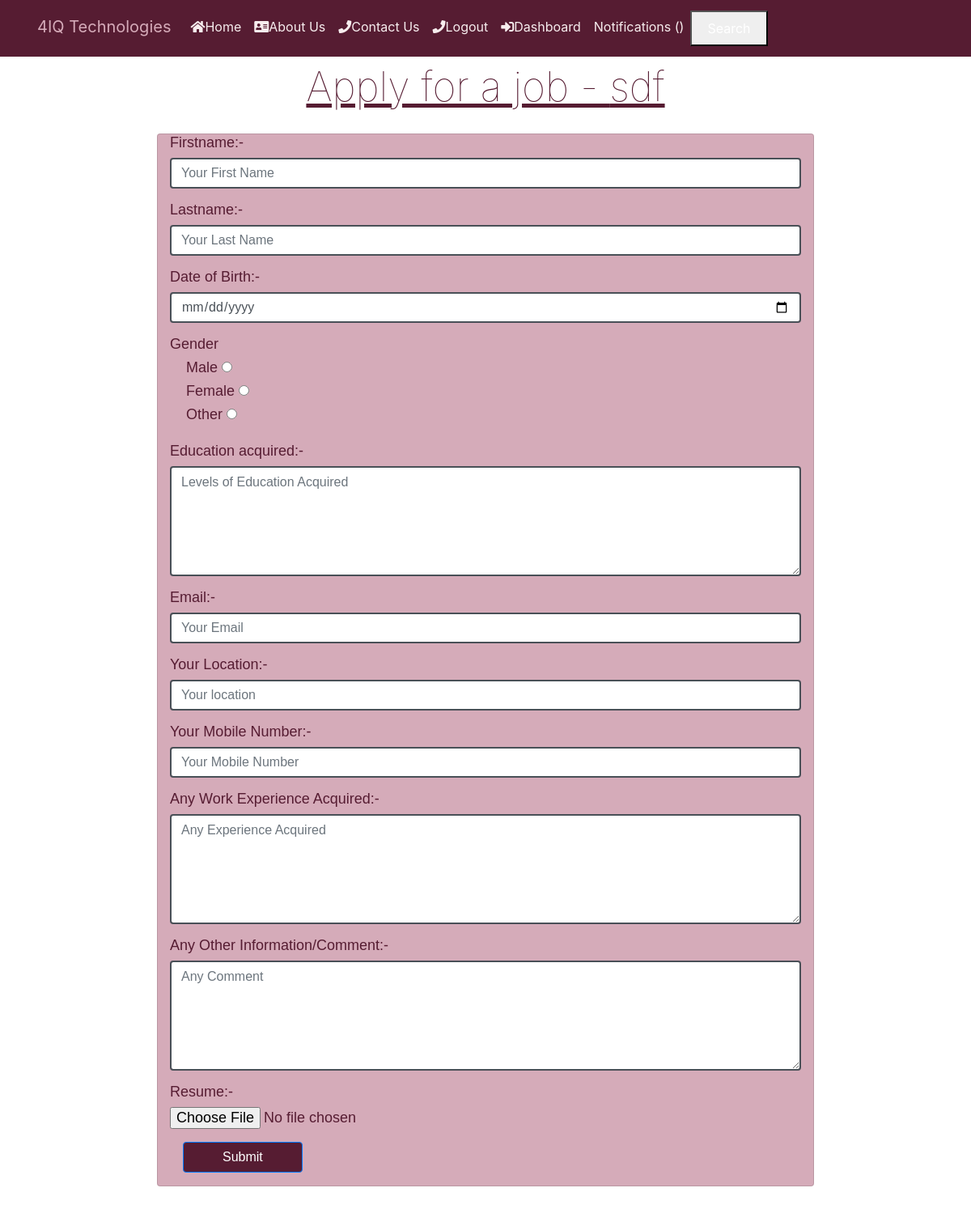
Before: /job/20/apply_for_job/ (signed in) with the older database file.
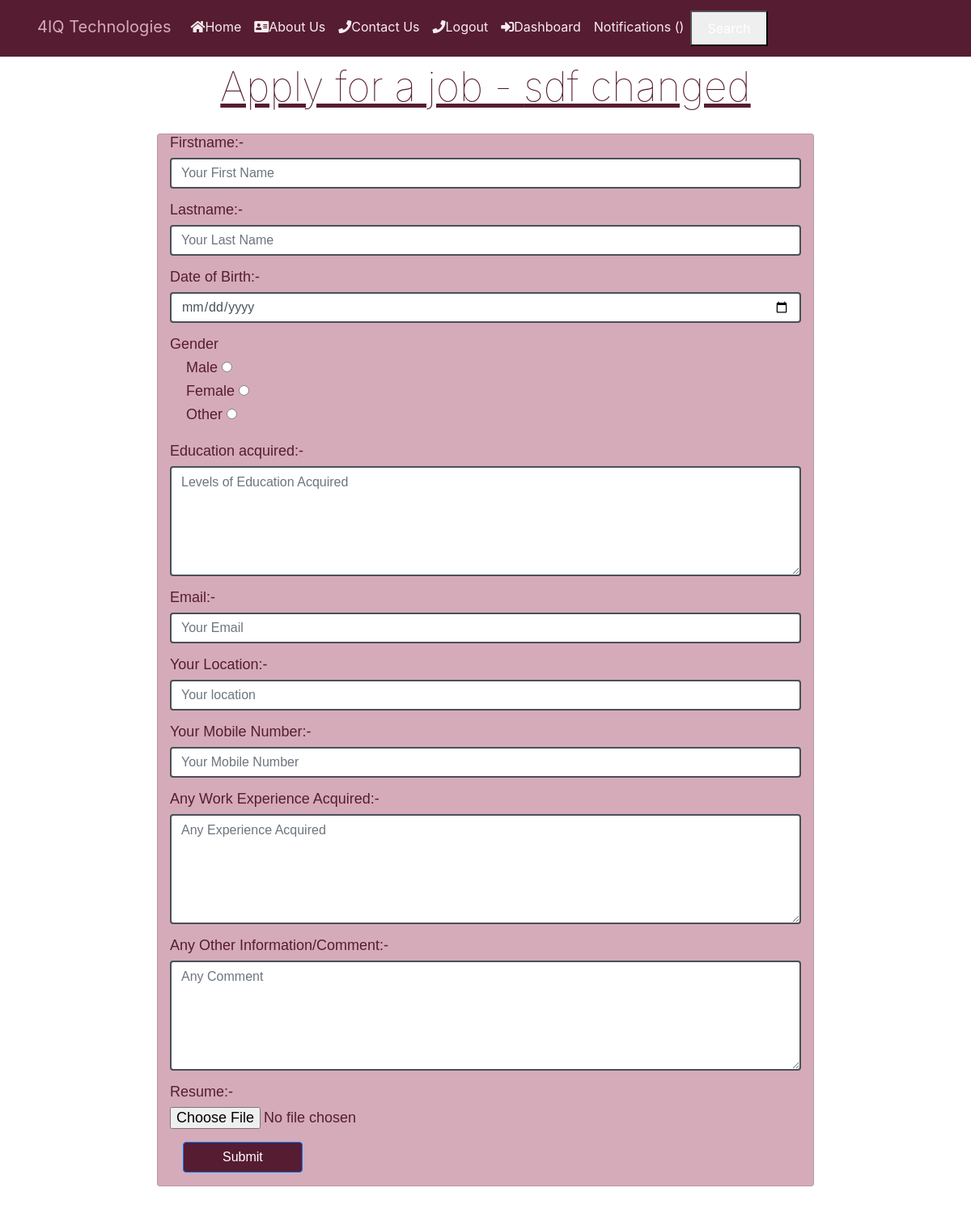
After: the same page with the newer database file.
### job/models.py (models this page shows, shortened)
class Job(models.Model):
    COMPUTER_SUPPORT_SPECIALIST = 'Computer Support Specialist'
    HARDWARE_ENGINEER = 'Hardware Engineer'
    COMPUTER_SYSTEM_ANALYST = 'Computer System Analyst'
    SOFTWARE_DEVELOPER = 'Software Developer'
    PROGRAMMER = 'Programmer'
    WEB_DEVELOPER = 'Web Developer'
    NETWORK_ENGINEER = 'Network Engineer'
    SOFTWARE_TESTER = 'Software Tester'
    FRONTEND_DEVELOPER = "Frontend Developer"
    BACKEND_DEVELOPER = "Backend Developer"
    CHOICES_SIZE =   ( (COMPUTER_SUPPORT_SPECIALIST ,'CSS'),
    ( HARDWARE_ENGINEER ,'HWA'),
    ( COMPUTER_SYSTEM_ANALYST, 'CSA' ),
    ( SOFTWARE_DEVELOPER, 'SWD'),
    ( PROGRAMMER , 'PRG'),
    ( WEB_DEVELOPER,'WBD'),
    ( NETWORK_ENGINEER,'NWE'),
    ( SOFTWARE_TESTER,'SWT'),
    (FRONTEND_DEVELOPER,"FD"),
    (BACKEND_DEVELOPER,"BD")
    )
    ACTIVE = 'active'
    EMPLOYED = 'employed'
    ARCHIVED = 'archived'
    CHOICES_STATUS = (
        (EMPLOYED,'Employed'),
        (ACTIVE,'Active' ),
        (ARCHIVED,'Archived' )
     )
    title = models.CharField(max_length=200)
    created_at = models.DateTimeField(auto_now_add=True)
    skillset_required = models.TextField(max_length=2000)
    about_job = models.TextField(blank=True, null=True)
    image = models.ImageField(upload_to="covers/",null=True,blank=True)
    experience = models.CharField(max_length=100,null=True)
    salary = models.CharField(max_length=50,null=True)
    deadline = models.CharField(max_length=50,null=True)
    department_name = models.CharField( max_length=30,choices=CHOICES_SIZE)
    created_by = models.ForeignKey(User,
                                   related_name="jobs",
                                   on_delete=models.CASCADE)
    status = models.CharField(max_length=20,choices=CHOICES_STATUS)
    class Meta:
        ordering = ['-created_at']

### job/views.py (the view)
# urls.py: path("<int:job_id>/apply_for_job/" ,views.apply_for_job, name="apply_for_job "),
@login_required
def apply_for_job(request, job_id):
    job = Job.objects.get(pk=job_id)
    if request.method == 'POST':
        form = ApplicationForm(request.POST)
        if form.is_valid():
            application = form.save(commit=False)
            application.job = job
            application.created_by = request.user
            application.resume = request.FILES["resume"]
            application.save()
            return redirect("users:dashboard")
    else:
        form = ApplicationForm()
    return render(request, 'apply_for_job.html', {
            'form': form,
            'job': job
        })

### job/forms.py
class ApplicationForm(forms.ModelForm):
    class Meta:
        model = Application
        fields = ['first_name','last_name','date_of_birth','gender','education','email','location','content','experience','mobile', 'resume']

### notification/context_processor.py (called while the page is built)
def notifications(request):
    if request.user.is_authenticated:
        return {
            "notificactions": request.user.notifications.filter(is_read=False)
        }
    else:
        return {"notifications": []}

### job/templates/apply_for_job.html (shortened to what the changed rows need)
{% include 'header.html' %} {% block content %}
<center
  class="title"
  style="
    font-size: 50px;
    font-weight: 100;
    text-decoration: underline;
    color: #561c32;
  "
>
  Apply for a job - {{ job.title }}
</center>
{% endblock %}

Changed rows visible on the page:
changed Job: title "sdf" → "sdf changed"
